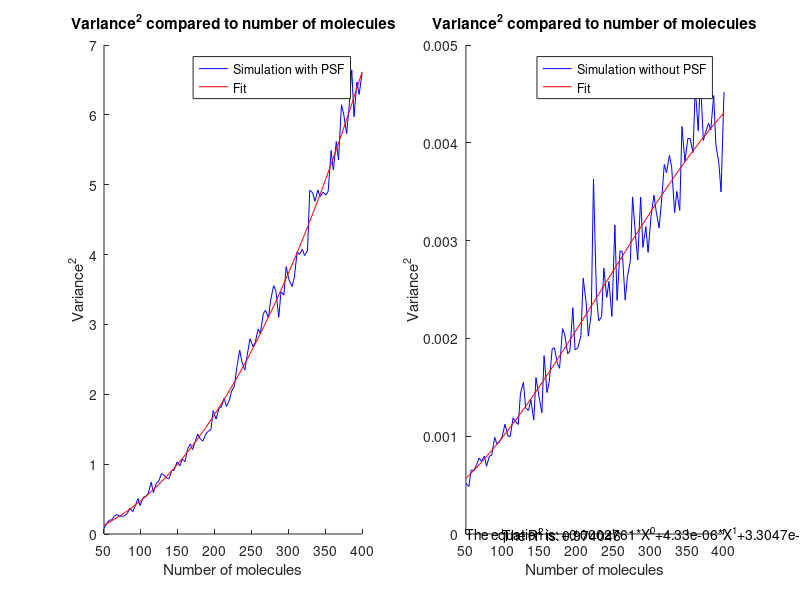

Here is the MATLAB script that generated this plot:
    clear all;
    close all;
    load('TestIntensity.mat')
    
    %with PSF    
    figure(74);
    subplot(1,2,1);
    [p,s]=polyfit(pairpsf(:,1), pairpsf(:,3),3);
    string='';
    for ew=1:length(p)
        k=sprintf('X^%d', length(p)-ew);
        string=strcat('+',num2str(p(ew)),'*',k,string);
    end
    k=sprintf('The equation is: %s', string);
    y=pairpsf(:,3);
    yfit = polyval(p,pairpsf(:,1));
    R2psf = corrcoef(pairpsf(:,3), yfit);    
    hold all;
    plot(pairpsf(:,1),pairpsf(:,3),'color','blue');
    plot(pairpsf(:,1),yfit,'color', 'red');
    hold off;
    title('Variance^2 compared to number of molecules',...
        'FontWeight','bold')
    xlabel('Number of molecules')
    ylabel('Variance^2')
    legend('Simulation with PSF','Fit')
    text(50,-9,k);
    q=sprintf('The R^2 is: %d', R2psf(1,2));
    text(100,20,q);
    

    %without PSF
    subplot(1,2,2);
    [p,s]=polyfit(pairwopsf(:,1), pairwopsf(:,3),3);
    string='';
    for ew=1:length(p)
        k=sprintf('X^%d', length(p)-ew);
        string=strcat('+',num2str(p(ew)),'*',k,string);
    end
    k=sprintf('The equation is: %s', string);
    y=pairwopsf(:,3);
    yfit = polyval(p,pairwopsf(:,1));
    R2wopsf = corrcoef(pairwopsf(:,3), yfit);
    hold all;
    plot(pairwopsf(:,1),pairwopsf(:,3),'color','blue');
    plot(pairwopsf(:,1),yfit,'color', 'red');
    hold off;
    title('Variance^2 compared to number of molecules',...
        'FontWeight','bold')
    xlabel('Number of molecules')
    ylabel('Variance^2')
    legend('Simulation without PSF','Fit')
    text(50,-.15*10^-5,k);
    q=sprintf('The R^2 is: %d', R2wopsf(1,2));
    text(100,1*10^-5,q);

    saveas(gcf, 'TestIntensityLin.fig')